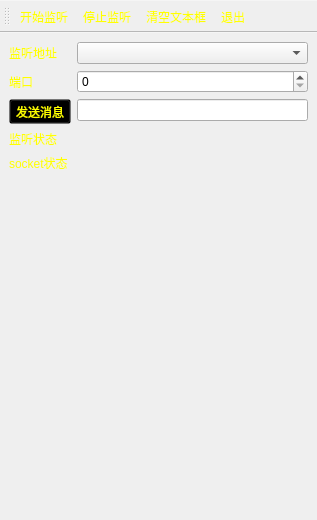
<?xml version="1.0" encoding="UTF-8"?>
<ui version="4.0">
 <class>MainWindow</class>
 <widget class="QMainWindow" name="MainWindow">
  <property name="geometry">
   <rect>
    <x>0</x>
    <y>0</y>
    <width>317</width>
    <height>520</height>
   </rect>
  </property>
  <property name="windowTitle">
   <string>MainWindow</string>
  </property>
  <property name="styleSheet">
   <string notr="true">#MainWindow {border-image: url(:/m1.jpg);}</string>
  </property>
  <widget class="QWidget" name="centralwidget">
   <layout class="QVBoxLayout" name="verticalLayout">
    <item>
     <layout class="QFormLayout" name="formLayout">
      <item row="0" column="0">
       <widget class="QLabel" name="labIP">
        <property name="styleSheet">
         <string notr="true">color:rgb(255, 255, 0)</string>
        </property>
        <property name="text">
         <string>监听地址</string>
        </property>
       </widget>
      </item>
      <item row="1" column="0">
       <widget class="QLabel" name="labPort">
        <property name="styleSheet">
         <string notr="true">color:rgb(255, 255, 0)</string>
        </property>
        <property name="text">
         <string>端口</string>
        </property>
       </widget>
      </item>
      <item row="0" column="1">
       <widget class="QComboBox" name="boxIP"/>
      </item>
      <item row="1" column="1">
       <widget class="QSpinBox" name="boxPort">
        <property name="maximum">
         <number>65535</number>
        </property>
       </widget>
      </item>
      <item row="2" column="1">
       <widget class="QLineEdit" name="textInfo"/>
      </item>
      <item row="3" column="0">
       <widget class="QLabel" name="monitorState">
        <property name="styleSheet">
         <string notr="true">color:rgb(255, 255, 0)</string>
        </property>
        <property name="text">
         <string>监听状态</string>
        </property>
       </widget>
      </item>
      <item row="4" column="0">
       <widget class="QLabel" name="socketState">
        <property name="styleSheet">
         <string notr="true">color:rgb(255, 255, 0)</string>
        </property>
        <property name="text">
         <string>socket状态</string>
        </property>
       </widget>
      </item>
      <item row="3" column="1">
       <widget class="QLabel" name="textMonitorState">
        <property name="styleSheet">
         <string notr="true">color:rgb(255, 0, 0)</string>
        </property>
        <property name="text">
         <string/>
        </property>
       </widget>
      </item>
      <item row="4" column="1">
       <widget class="QLabel" name="textSocketState">
        <property name="styleSheet">
         <string notr="true">color:rgb(255, 0, 0)</string>
        </property>
        <property name="text">
         <string/>
        </property>
       </widget>
      </item>
      <item row="2" column="0">
       <widget class="QToolButton" name="btnSend">
        <property name="styleSheet">
         <string notr="true">color: rgb(255, 255, 0);
background:transparent;</string>
        </property>
        <property name="text">
         <string>发送消息</string>
        </property>
       </widget>
      </item>
     </layout>
    </item>
    <item>
     <widget class="QPlainTextEdit" name="plainTextEdit">
      <property name="autoFillBackground">
       <bool>true</bool>
      </property>
      <property name="styleSheet">
       <string notr="true">background:transparent;
color:rgb(255, 255, 255);</string>
      </property>
      <property name="plainText">
       <string>
</string>
      </property>
     </widget>
    </item>
   </layout>
  </widget>
  <widget class="QMenuBar" name="menubar">
   <property name="geometry">
    <rect>
     <x>0</x>
     <y>0</y>
     <width>317</width>
     <height>22</height>
    </rect>
   </property>
  </widget>
  <widget class="QToolBar" name="toolBar">
   <property name="windowTitle">
    <string>toolBar</string>
   </property>
   <property name="autoFillBackground">
    <bool>false</bool>
   </property>
   <property name="styleSheet">
    <string notr="true">background:transparent;
color:rgb(255, 255, 0);
font: 700 9pt &quot;Times New Roman&quot;;
</string>
   </property>
   <attribute name="toolBarArea">
    <enum>TopToolBarArea</enum>
   </attribute>
   <attribute name="toolBarBreak">
    <bool>false</bool>
   </attribute>
   <addaction name="actStart"/>
   <addaction name="actFinish"/>
   <addaction name="actClear"/>
   <addaction name="actExit"/>
  </widget>
  <action name="actStart">
   <property name="text">
    <string>开始监听</string>
   </property>
  </action>
  <action name="actFinish">
   <property name="text">
    <string>停止监听</string>
   </property>
  </action>
  <action name="actClear">
   <property name="text">
    <string>清空文本框</string>
   </property>
  </action>
  <action name="actExit">
   <property name="text">
    <string>退出</string>
   </property>
  </action>
 </widget>
 <resources/>
 <connections/>
</ui>
